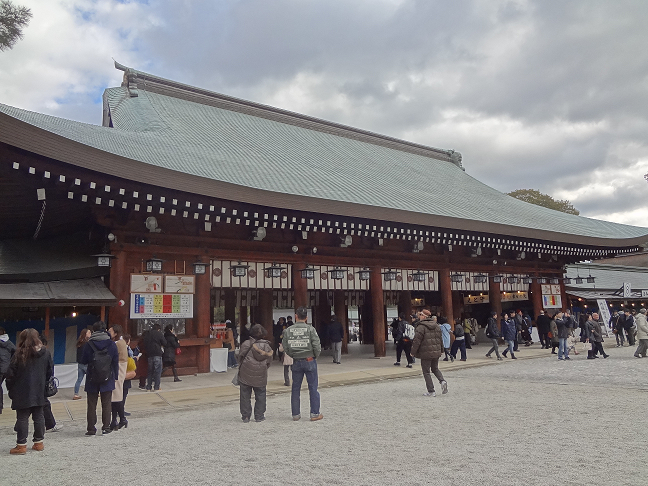
#> input picture jingu_s.png, 648 x 486 px; the run also reads 2 pictures not shown here
$ jupyter execute --allow-errors Untitled4.ipynb   (older library calls are emulated)
#> lines starting #> are read from the running program, lines starting #| are printed output that depends on the picture; after the words box and inside, x2 and y2 are one past the last pixel; in counts of white or black regions, pixels touching at a corner belong together
[cell 1]
#-*- coding: utf-8 -*-
import cv2
import math
import numpy as np

file_src = 'jingu_s.png'
file_dst = 'dst_png'

img_src = cv2.imread(file_src,1)#入力画像の読み込み
#> img_src is the input picture: shape (486, 648, 3); mean B, G, R 130.7, 129.7, 132.3

#ルックアップテーブルと関数LUT
#コントラスト強調
min = 190
max = 200
table = np.arange(256, dtype = np.uint8)
for i in range(0, min):
    table[i] = 0
for i in range(min,max):
    table[i] = 255 * (i-min )/ (max-min)
for i in range(max,255):
    table[i] = 255
img_dst = cv2.LUT(img_src,table)
#表示
cv2.imshow("src Show Input Image", img_src)#入力画像表示
cv2.imshow("dst Show color Image", img_dst)#出力画像表示

cv2.waitKey(0)
cv2.destroyAllWindows()

[cell 2]
#-*- coding: utf-8 -*-
import cv2
import math
import numpy as np

file_src = 'src.png'
file_dst = 'dst_png'

img_src = cv2.imread(file_src,1)#入力画像の読み込み
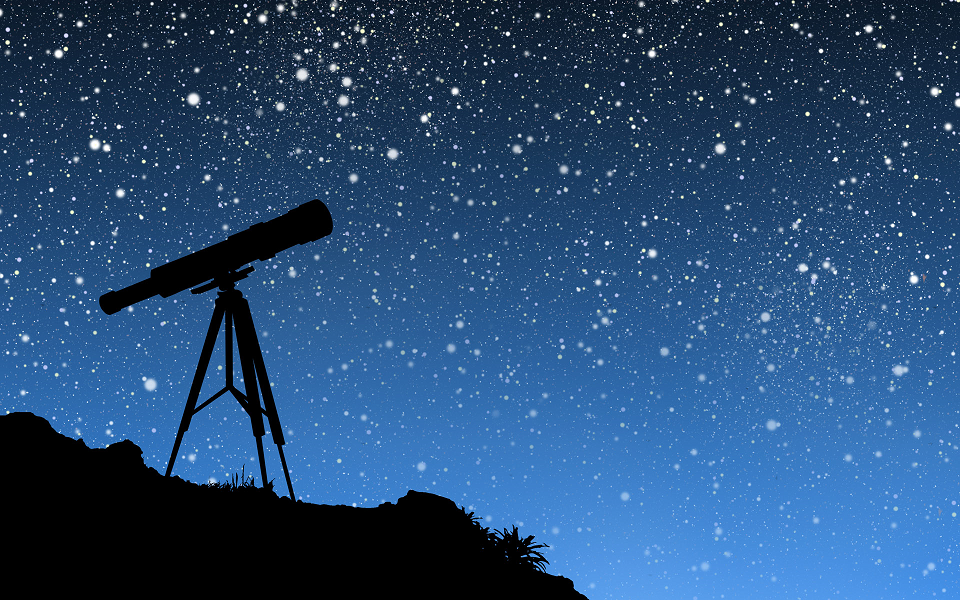
#> input picture src.png, 960 x 600 px
#> img_src is the input picture: shape (600, 960, 3); mean B, G, R 116.5, 75.5, 38.9

img_dst = cv2.blur(img_src,(3,3))
#> img_dst: shape (600, 960, 3)
#表示
cv2.imshow("src Show Input Image", img_src)#入力画像表示
cv2.imshow("dst Show color Image", img_dst)#出力画像表示

cv2.waitKey(0)
cv2.destroyAllWindows()

[cell 3]
#-*- coding: utf-8 -*-
import cv2
import math
import numpy as np

file_src = 'src.png'
file_dst = 'dst_png'

img_src = cv2.imread(file_src,1)#入力画像の読み込み

img_dst = cv2.GaussianBlur(img_src, (11, 11), 1)
#img_dst = cv2.bilateralFilter(img_src, 11, 50, 100)
#表示
cv2.imshow("src Show Input Image", img_src)#入力画像表示
cv2.imshow("dst Show color Image", img_dst)#出力画像表示

cv2.waitKey(0)
cv2.destroyAllWindows()

[cell 4]
#-*- coding: utf-8 -*-
import cv2
import math
import numpy as np

file_src = 'jingu_s_noize.png'
file_dst = 'dst_png'

img_src = cv2.imread(file_src,1)#入力画像の読み込み

img_dst = cv2.medianBlur(img_src, 9)
#> img_dst: shape (486, 648, 3)
#表示
cv2.imshow("src Show Input Image", img_src)#入力画像表示
cv2.imshow("dst Show color Image", img_dst)#出力画像表示

cv2.waitKey(0)
cv2.destroyAllWindows()

[cell 5]
#-*- coding: utf-8 -*-
import cv2
import math
import numpy as np

file_src = 'jingu_s.png'
file_dst = 'dst_png'

img_src = cv2.imread(file_src,1)#入力画像の読み込み

img_tmp = cv2.Sobel(img_src, cv2.CV_32F,1,0)
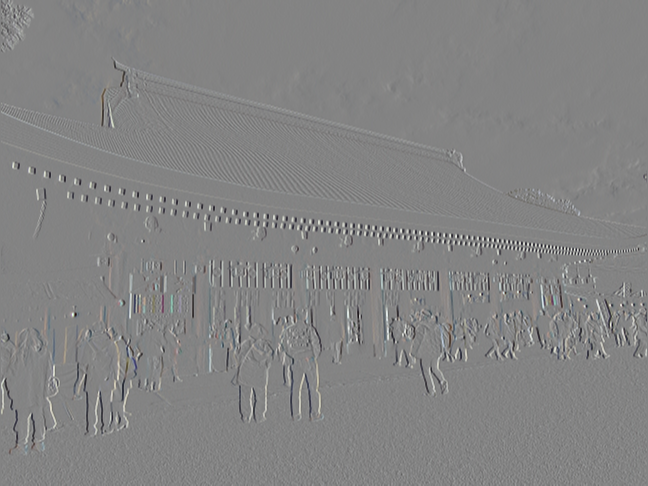
#> img_tmp: shape (486, 648, 3) float32; mean B, G, R 0.9, 0.9, 0.9; drawn with min black and max white
img_dst = cv2.convertScaleAbs(img_tmp)

#表示
cv2.imshow("src Show Input Image", img_src)#入力画像表示
cv2.imshow("dst Show color Image", img_dst)#出力画像表示

cv2.waitKey(0)
cv2.destroyAllWindows()

[cell 6]
#-*- coding: utf-8 -*-
import cv2
import math
import numpy as np

file_src = 'jingu_s.png'
file_dst = 'dst_png'

img_src = cv2.imread(file_src,1)#入力画像の読み込み


img_dst = cv2.Canny(img_src,100,200)
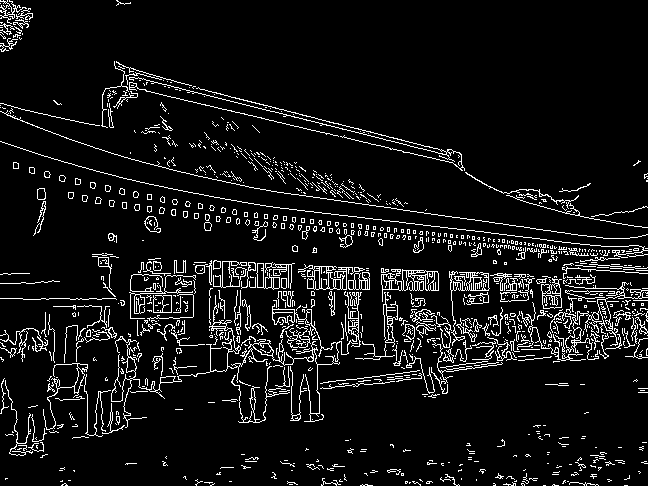
#> img_dst: shape (486, 648); 7.7% white in thin lines or dots

img_dst = 255 -img_dst
#> img_dst: shape (486, 648); 92.3% white; black in thin lines or dots

#表示
cv2.imshow("src Show Input Image", img_src)#入力画像表示
cv2.imshow("dst Show color Image", img_dst)#出力画像表示

cv2.waitKey(0)
cv2.destroyAllWindows()

[cell 7]
#-*- coding: utf-8 -*-
import cv2
import math
import numpy as np

file_src = 'jingu_s.png'
file_dst = 'dst_png'

img_src = cv2.imread(file_src,1)#入力画像の読み込み

k= 1.0
op = np.array([[-k,-k,   -k],
               [-k,1+8*k,-k],
               [-k,-k,   -k]])
img_tmp = cv2.filter2D(img_src, -1,op)
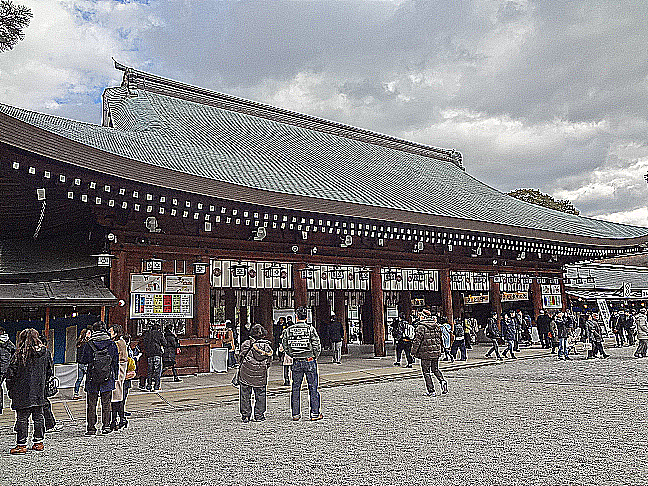
#> img_tmp: shape (486, 648, 3); mean B, G, R 132.2, 131.2, 132.9
img_dst = cv2.convertScaleAbs(img_tmp)

#表示
cv2.imshow("src Show Input Image", img_src)#入力画像表示
cv2.imshow("dst Show color Image", img_dst)#出力画像表示

cv2.waitKey(0)
cv2.destroyAllWindows()

[cell 8]
year = 1234

[cell 9]
(int)(year  % 10)

[cell 10]
year /10%10

[cell 11]
#-*- coding: utf-8 -*-
import cv2
import math
import numpy as np

file_src = 'jingu_s.png'
file_dst = 'dst_png'

img_src = cv2.imread(file_src,0)#入力画像の読み込み
#> img_src: shape (486, 648); min 0, max 255, mean 130.7

thresh = 100;
ret,img_dst = cv2.threshold(img_src,thresh,170,cv2.THRESH_BINARY_INV)
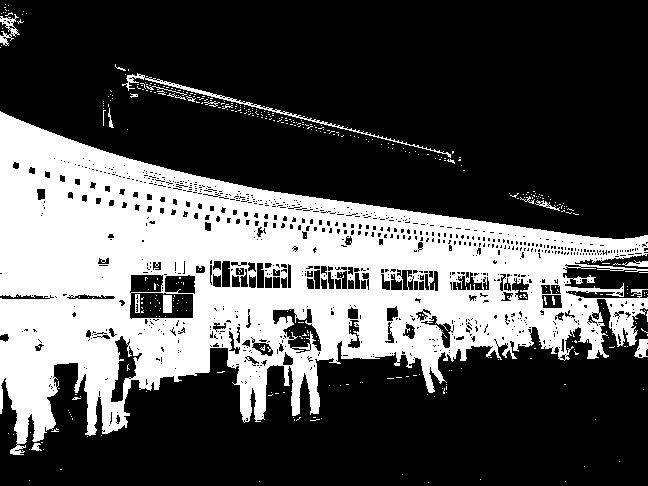
#> img_dst: shape (486, 648); values 0 (black) and 170 (white), 32.5% white; 415 white regions (396 under 20 px), largest, box (x1, y1, x2, y2) and area: (0, 111, 648, 455) 99233, (122, 73, 451, 158) 892, (0, 14, 20, 46) 244
#> ret = 100
#print(ret)

#表示
cv2.imshow("src Show Input Image", img_src)#入力画像表示
cv2.imshow("dst Show color Image", img_dst)#出力画像表示

cv2.waitKey(0)
cv2.destroyAllWindows()

[cell 12]
#-*- coding: utf-8 -*-
import cv2
import math
import numpy as np

file_src = 'jingu_s.png'
file_dst = 'dst_png'

img_src = cv2.imread(file_src,0)#入力画像の読み込み

thresh = 100;
ret,img_dst = cv2.threshold(img_src,thresh,170,cv2.THRESH_TOZERO_INV)
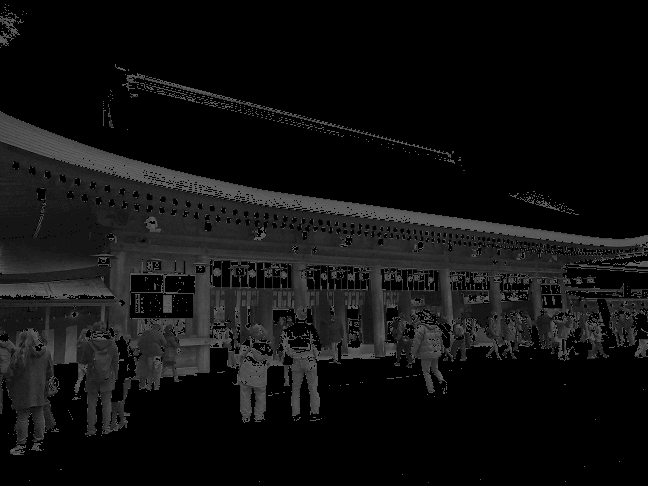
#> img_dst: shape (486, 648); min 0, max 100, mean 16.4
#print(ret)

#表示
cv2.imshow("src Show Input Image", img_src)#入力画像表示
cv2.imshow("dst Show color Image", img_dst)#出力画像表示

cv2.waitKey(0)
cv2.destroyAllWindows()

[cell 13]
#-*- coding: utf-8 -*-
import cv2
import math
import numpy as np

file_src = 'jingu_s.png'
file_dst = 'jingu_mask.png'

img_src = cv2.imread(file_src,1)#入力画像の読み込み
img_mask = cv2.imread(file_dst,0)
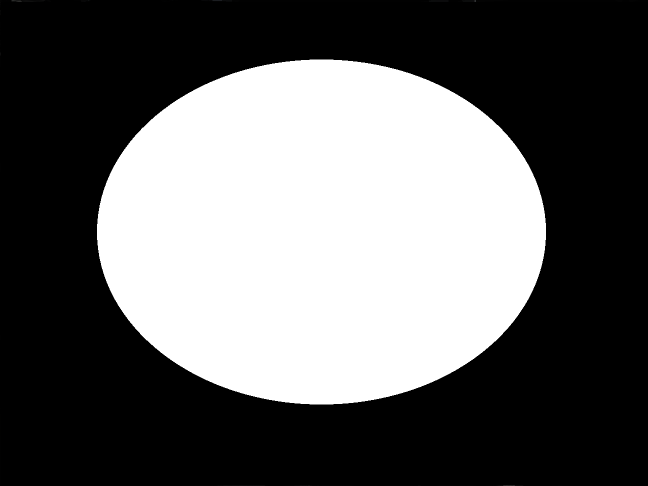
#> input picture jingu_mask.png, 1296 x 972 px (shown at 1/2 size)
#> img_mask: shape (972, 1296); min 0, max 255, mean 98.5

#> (the rest of this cell did not finish here and is left out)

[cell 14]
#-*- coding: utf-8 -*-
import cv2
#import math
#import numpy as np

file_src = 'jingu.png'
file_dst = 'jingu_mask.png'

img_src = cv2.imread(file_src,1)#入力画像の読み込み
img_mask = cv2.imread(file_dst,0)

img_dst = cv2.bitwise_and(img_src,img_src,mask=img_mask)
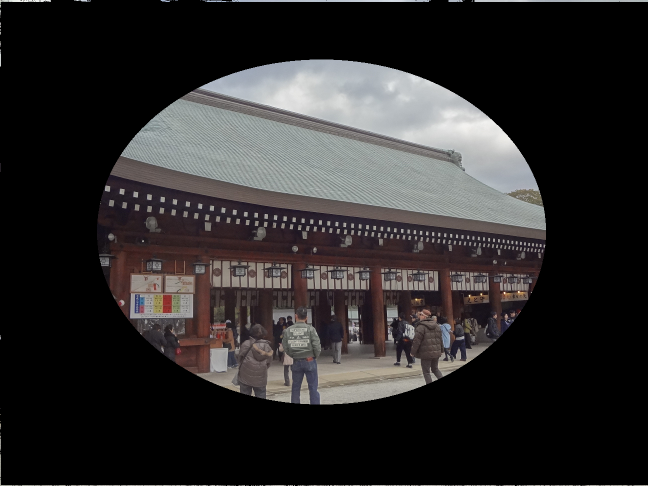
#> img_dst: shape (972, 1296, 3) (shown at 1/2 size); mean B, G, R 42.3, 42.2, 44.3

#表示
cv2.imshow("src Show Input Image", img_src)#入力画像表示
cv2.imshow("dst Show mask Image", img_dst)#出力画像表示

cv2.waitKey(0)
cv2.destroyAllWindows()

[cell 15]
#-*- coding: utf-8 -*-
import cv2
import math
import numpy as np

file_src = 'morph.png'
file_dst = 'dst.png'

img_src = cv2.imread(file_src,0)#入力画像の読み込み
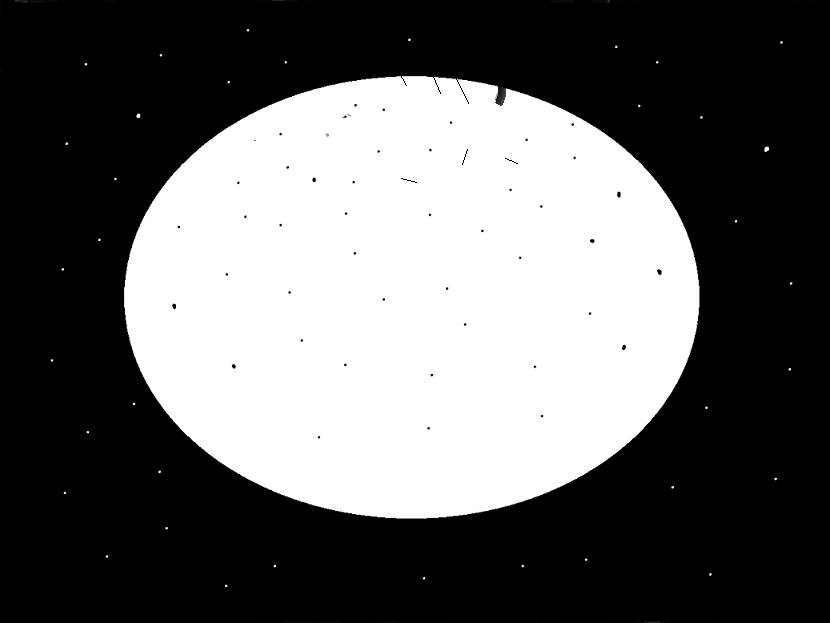
#> input picture morph.png, 830 x 623 px
#> img_src: shape (623, 830); min 0, max 255, mean 98.4

element4 = np.array([[0,1,0],[1,1,1],[0,1,0]],np.uint8) #4近傍
element8 = np.array([[1,1,1],[1,1,1],[1,1,1]],np.uint8) #8近傍
#img_dst = cv2.erode(img_src,element4, iterations = 1)
img_dst = cv2.dilate(img_src,element8, iterations = 5)
#> img_dst: shape (623, 830)

#表示
cv2.imshow("src Show Input Image", img_src)#入力画像表示
cv2.imshow("dst Show morphorogy Image", img_dst)#出力画像表示

cv2.waitKey(0)
cv2.destroyAllWindows()

[cell 16]
#-*- coding: utf-8 -*-
import cv2
import math
import numpy as np

file_src = 'morph.png'
file_dst = 'dst.png'

img_src = cv2.imread(file_src,0)#入力画像の読み込み

element4 = np.array([[0,1,0],[1,1,1],[0,1,0]],np.uint8) #4近傍
element8 = np.array([[1,1,1],[1,1,1],[1,1,1]],np.uint8) #8近傍
img_dst = cv2.erode(img_src,element4, iterations = 1)
#img_dst = cv2.dilate(img_src,element8, iterations = 5)

#表示
cv2.imshow("src Show Input Image", img_src)#入力画像表示
cv2.imshow("dst Show morphorogy Image", img_dst)#出力画像表示

cv2.waitKey(0)
cv2.destroyAllWindows()

[cell 17]
#-*- coding: utf-8 -*-
import cv2
import math
import numpy as np

file_src = 'morph.png'
file_dst = 'dst.png'

img_src = cv2.imread(file_src,0)#入力画像の読み込み

element8 = np.array([[1,1,1],[1,1,1],[1,1,1]],np.uint8) #8近傍
#オープニング
img_tmp = cv2.morphologyEx(img_src,cv2.MORPH_OPEN, element8)
#> img_tmp: shape (623, 830)
#クロージング
img_dst = cv2.morphologyEx(img_tmp,cv2.MORPH_CLOSE, element8)

#表示
cv2.imshow("src Show Input Image", img_src)#入力画像表示
cv2.imshow("dst Show morphorogy Image", img_dst)#出力画像表示

cv2.waitKey(0)
cv2.destroyAllWindows()

[cell 18]
#-*- coding: utf-8 -*-
import cv2
import math
import numpy as np

file_src = 'morph.png'
file_dst = 'dst.png'

img_src = cv2.imread(file_src,0)#入力画像の読み込み

element8 = np.array([[1,1,1],[1,1,1],[1,1,1]],np.uint8) #8近傍
#モルフォロジー勾配
#img_dst = cv2.morphologyEx(img_src,cv2.MORPH_GRADIENT, element8)
#tophat
#img_dst = cv2.morphologyEx(img_src,cv2.MORPH_TOPHAT, element8)
#blackhat
img_dst = cv2.morphologyEx(img_src,cv2.MORPH_BLACKHAT, element8)
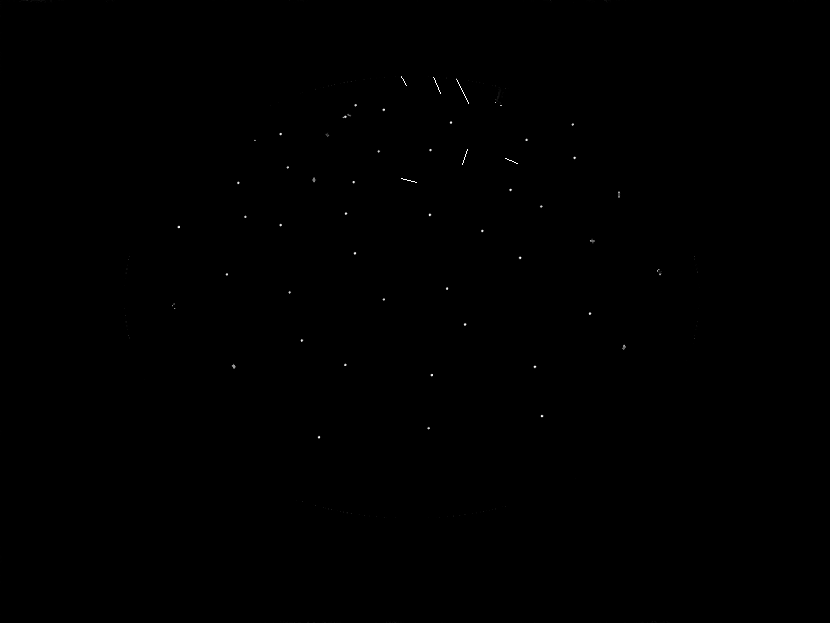
#> img_dst: shape (623, 830); min 0, max 255, mean 0.1


#表示
cv2.imshow("src Show Input Image", img_src)#入力画像表示
cv2.imshow("dst Show morphorogy Image", img_dst)#出力画像表示

cv2.waitKey(0)
cv2.destroyAllWindows()

[cell 19]
#-*- coding: utf-8 -*-
import cv2
import math
import numpy as np

file_src = 'daruma.png'
file_dst = 'dst.png'

img_src = cv2.imread(file_src,0)#入力画像の読み込み

x,y,w,h = cv2.boundingRect(img_src)
#> x = 0; y = 0; w = 0; h = 0
#> (the rest of this cell did not finish here and is left out)
